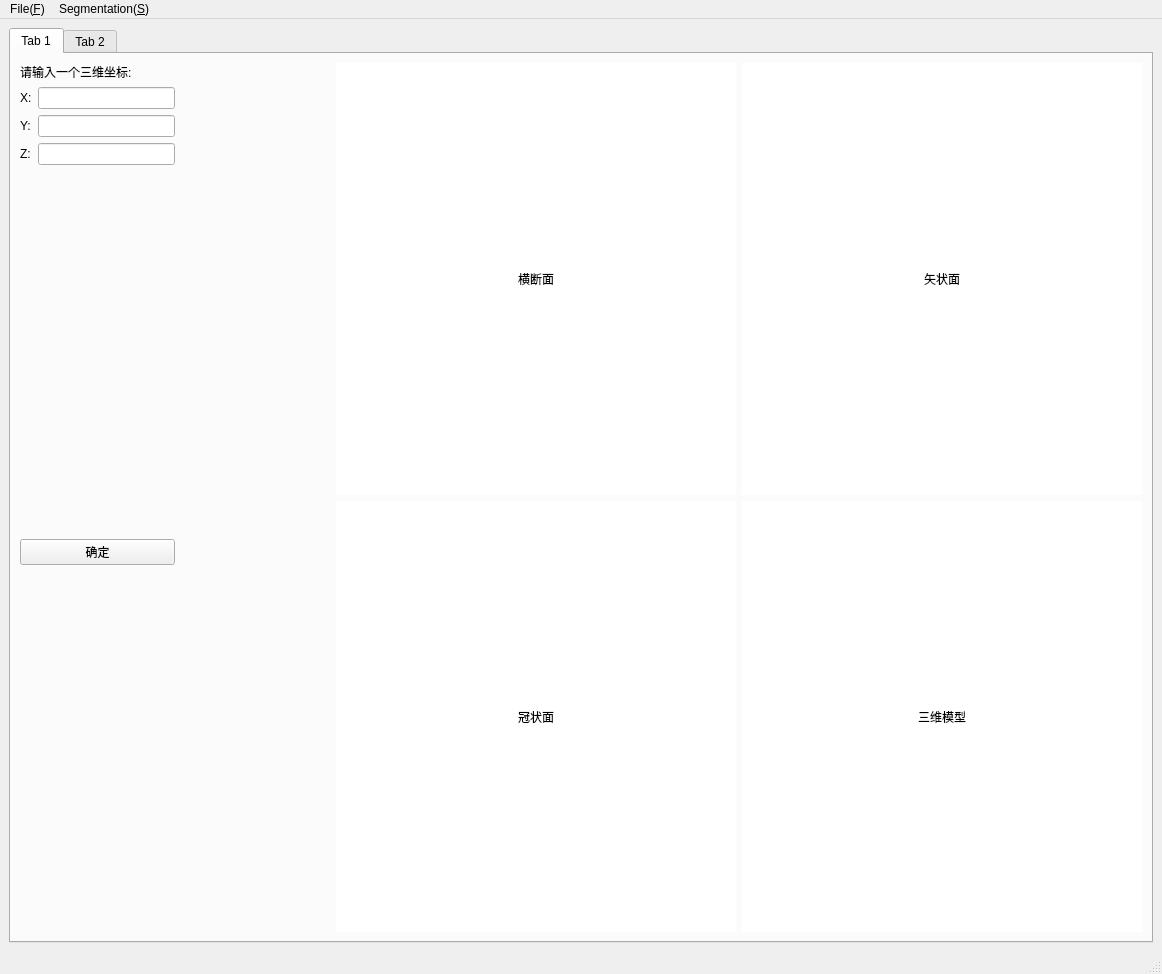
<?xml version="1.0" encoding="UTF-8"?>
<ui version="4.0">
 <class>MainWindow</class>
 <widget class="QMainWindow" name="MainWindow">
  <property name="geometry">
   <rect>
    <x>0</x>
    <y>0</y>
    <width>1162</width>
    <height>974</height>
   </rect>
  </property>
  <property name="windowTitle">
   <string>MainWindow</string>
  </property>
  <widget class="QWidget" name="centralwidget">
   <layout class="QVBoxLayout" name="verticalLayout">
    <item>
     <widget class="QTabWidget" name="viewWidget">
      <property name="currentIndex">
       <number>0</number>
      </property>
      <widget class="QWidget" name="tab">
       <attribute name="title">
        <string>Tab 1</string>
       </attribute>
       <layout class="QGridLayout" name="gridLayout">
        <property name="sizeConstraint">
         <enum>QLayout::SetNoConstraint</enum>
        </property>
        <item row="0" column="0">
         <layout class="QVBoxLayout" name="location_control_Layout">
          <item>
           <layout class="QVBoxLayout" name="location_input_layout">
            <item>
             <widget class="QLabel" name="location_input_notic">
              <property name="text">
               <string>请输入一个三维坐标:</string>
              </property>
             </widget>
            </item>
            <item>
             <layout class="QFormLayout" name="input_edit_layout">
              <item row="0" column="0">
               <widget class="QLabel" name="x_input_notic">
                <property name="text">
                 <string>X:</string>
                </property>
               </widget>
              </item>
              <item row="0" column="1">
               <widget class="QLineEdit" name="x_input_edit"/>
              </item>
              <item row="1" column="0">
               <widget class="QLabel" name="y_input_notic">
                <property name="text">
                 <string>Y:</string>
                </property>
               </widget>
              </item>
              <item row="1" column="1">
               <widget class="QLineEdit" name="y_input_edit"/>
              </item>
              <item row="2" column="0">
               <widget class="QLabel" name="z_input_notic">
                <property name="text">
                 <string>Z:</string>
                </property>
               </widget>
              </item>
              <item row="2" column="1">
               <widget class="QLineEdit" name="z_input_edit"/>
              </item>
             </layout>
            </item>
           </layout>
          </item>
          <item>
           <spacer name="location_spacer_1">
            <property name="orientation">
             <enum>Qt::Vertical</enum>
            </property>
            <property name="sizeHint" stdset="0">
             <size>
              <width>20</width>
              <height>48</height>
             </size>
            </property>
           </spacer>
          </item>
          <item>
           <widget class="QPushButton" name="select_btn">
            <property name="text">
             <string>确定</string>
            </property>
           </widget>
          </item>
          <item>
           <spacer name="location_spacer_2">
            <property name="orientation">
             <enum>Qt::Vertical</enum>
            </property>
            <property name="sizeHint" stdset="0">
             <size>
              <width>20</width>
              <height>168</height>
             </size>
            </property>
           </spacer>
          </item>
         </layout>
        </item>
        <item row="0" column="1">
         <spacer name="horizontalSpacer">
          <property name="orientation">
           <enum>Qt::Horizontal</enum>
          </property>
          <property name="sizeType">
           <enum>QSizePolicy::MinimumExpanding</enum>
          </property>
          <property name="sizeHint" stdset="0">
           <size>
            <width>86</width>
            <height>20</height>
           </size>
          </property>
         </spacer>
        </item>
        <item row="0" column="2">
         <layout class="QGridLayout" name="image_show_Layout">
          <item row="0" column="0">
           <layout class="QGridLayout" name="view_gridLayout">
            <item row="0" column="1">
             <widget class="QLabel" name="sagittal_plane_show">
              <property name="minimumSize">
               <size>
                <width>400</width>
                <height>400</height>
               </size>
              </property>
              <property name="palette">
               <palette>
                <active>
                 <colorrole role="Button">
                  <brush brushstyle="SolidPattern">
                   <color alpha="255">
                    <red>255</red>
                    <green>255</green>
                    <blue>255</blue>
                   </color>
                  </brush>
                 </colorrole>
                 <colorrole role="Base">
                  <brush brushstyle="SolidPattern">
                   <color alpha="255">
                    <red>255</red>
                    <green>255</green>
                    <blue>255</blue>
                   </color>
                  </brush>
                 </colorrole>
                 <colorrole role="Window">
                  <brush brushstyle="SolidPattern">
                   <color alpha="255">
                    <red>255</red>
                    <green>255</green>
                    <blue>255</blue>
                   </color>
                  </brush>
                 </colorrole>
                </active>
                <inactive>
                 <colorrole role="Button">
                  <brush brushstyle="SolidPattern">
                   <color alpha="255">
                    <red>255</red>
                    <green>255</green>
                    <blue>255</blue>
                   </color>
                  </brush>
                 </colorrole>
                 <colorrole role="Base">
                  <brush brushstyle="SolidPattern">
                   <color alpha="255">
                    <red>255</red>
                    <green>255</green>
                    <blue>255</blue>
                   </color>
                  </brush>
                 </colorrole>
                 <colorrole role="Window">
                  <brush brushstyle="SolidPattern">
                   <color alpha="255">
                    <red>255</red>
                    <green>255</green>
                    <blue>255</blue>
                   </color>
                  </brush>
                 </colorrole>
                </inactive>
                <disabled>
                 <colorrole role="Button">
                  <brush brushstyle="SolidPattern">
                   <color alpha="255">
                    <red>255</red>
                    <green>255</green>
                    <blue>255</blue>
                   </color>
                  </brush>
                 </colorrole>
                 <colorrole role="Base">
                  <brush brushstyle="SolidPattern">
                   <color alpha="255">
                    <red>255</red>
                    <green>255</green>
                    <blue>255</blue>
                   </color>
                  </brush>
                 </colorrole>
                 <colorrole role="Window">
                  <brush brushstyle="SolidPattern">
                   <color alpha="255">
                    <red>255</red>
                    <green>255</green>
                    <blue>255</blue>
                   </color>
                  </brush>
                 </colorrole>
                </disabled>
               </palette>
              </property>
              <property name="mouseTracking">
               <bool>false</bool>
              </property>
              <property name="autoFillBackground">
               <bool>false</bool>
              </property>
              <property name="styleSheet">
               <string notr="true">background-color: rgb(255, 255, 255);</string>
              </property>
              <property name="text">
               <string>矢状面</string>
              </property>
              <property name="scaledContents">
               <bool>false</bool>
              </property>
              <property name="alignment">
               <set>Qt::AlignCenter</set>
              </property>
             </widget>
            </item>
            <item row="1" column="0">
             <widget class="QLabel" name="coronal_plane_show">
              <property name="minimumSize">
               <size>
                <width>400</width>
                <height>400</height>
               </size>
              </property>
              <property name="palette">
               <palette>
                <active>
                 <colorrole role="Button">
                  <brush brushstyle="SolidPattern">
                   <color alpha="255">
                    <red>255</red>
                    <green>255</green>
                    <blue>255</blue>
                   </color>
                  </brush>
                 </colorrole>
                 <colorrole role="Base">
                  <brush brushstyle="SolidPattern">
                   <color alpha="255">
                    <red>255</red>
                    <green>255</green>
                    <blue>255</blue>
                   </color>
                  </brush>
                 </colorrole>
                 <colorrole role="Window">
                  <brush brushstyle="SolidPattern">
                   <color alpha="255">
                    <red>255</red>
                    <green>255</green>
                    <blue>255</blue>
                   </color>
                  </brush>
                 </colorrole>
                </active>
                <inactive>
                 <colorrole role="Button">
                  <brush brushstyle="SolidPattern">
                   <color alpha="255">
                    <red>255</red>
                    <green>255</green>
                    <blue>255</blue>
                   </color>
                  </brush>
                 </colorrole>
                 <colorrole role="Base">
                  <brush brushstyle="SolidPattern">
                   <color alpha="255">
                    <red>255</red>
                    <green>255</green>
                    <blue>255</blue>
                   </color>
                  </brush>
                 </colorrole>
                 <colorrole role="Window">
                  <brush brushstyle="SolidPattern">
                   <color alpha="255">
                    <red>255</red>
                    <green>255</green>
                    <blue>255</blue>
                   </color>
                  </brush>
                 </colorrole>
                </inactive>
                <disabled>
                 <colorrole role="Button">
                  <brush brushstyle="SolidPattern">
                   <color alpha="255">
                    <red>255</red>
                    <green>255</green>
                    <blue>255</blue>
                   </color>
                  </brush>
                 </colorrole>
                 <colorrole role="Base">
                  <brush brushstyle="SolidPattern">
                   <color alpha="255">
                    <red>255</red>
                    <green>255</green>
                    <blue>255</blue>
                   </color>
                  </brush>
                 </colorrole>
                 <colorrole role="Window">
                  <brush brushstyle="SolidPattern">
                   <color alpha="255">
                    <red>255</red>
                    <green>255</green>
                    <blue>255</blue>
                   </color>
                  </brush>
                 </colorrole>
                </disabled>
               </palette>
              </property>
              <property name="mouseTracking">
               <bool>false</bool>
              </property>
              <property name="autoFillBackground">
               <bool>false</bool>
              </property>
              <property name="styleSheet">
               <string notr="true">background-color: rgb(255, 255, 255);</string>
              </property>
              <property name="text">
               <string>冠状面</string>
              </property>
              <property name="scaledContents">
               <bool>false</bool>
              </property>
              <property name="alignment">
               <set>Qt::AlignCenter</set>
              </property>
             </widget>
            </item>
            <item row="1" column="1">
             <widget class="QLabel" name="show_3d">
              <property name="minimumSize">
               <size>
                <width>400</width>
                <height>400</height>
               </size>
              </property>
              <property name="palette">
               <palette>
                <active>
                 <colorrole role="Button">
                  <brush brushstyle="SolidPattern">
                   <color alpha="255">
                    <red>255</red>
                    <green>255</green>
                    <blue>255</blue>
                   </color>
                  </brush>
                 </colorrole>
                 <colorrole role="Base">
                  <brush brushstyle="SolidPattern">
                   <color alpha="255">
                    <red>255</red>
                    <green>255</green>
                    <blue>255</blue>
                   </color>
                  </brush>
                 </colorrole>
                 <colorrole role="Window">
                  <brush brushstyle="SolidPattern">
                   <color alpha="255">
                    <red>255</red>
                    <green>255</green>
                    <blue>255</blue>
                   </color>
                  </brush>
                 </colorrole>
                </active>
                <inactive>
                 <colorrole role="Button">
                  <brush brushstyle="SolidPattern">
                   <color alpha="255">
                    <red>255</red>
                    <green>255</green>
                    <blue>255</blue>
                   </color>
                  </brush>
                 </colorrole>
                 <colorrole role="Base">
                  <brush brushstyle="SolidPattern">
                   <color alpha="255">
                    <red>255</red>
                    <green>255</green>
                    <blue>255</blue>
                   </color>
                  </brush>
                 </colorrole>
                 <colorrole role="Window">
                  <brush brushstyle="SolidPattern">
                   <color alpha="255">
                    <red>255</red>
                    <green>255</green>
                    <blue>255</blue>
                   </color>
                  </brush>
                 </colorrole>
                </inactive>
                <disabled>
                 <colorrole role="Button">
                  <brush brushstyle="SolidPattern">
                   <color alpha="255">
                    <red>255</red>
                    <green>255</green>
                    <blue>255</blue>
                   </color>
                  </brush>
                 </colorrole>
                 <colorrole role="Base">
                  <brush brushstyle="SolidPattern">
                   <color alpha="255">
                    <red>255</red>
                    <green>255</green>
                    <blue>255</blue>
                   </color>
                  </brush>
                 </colorrole>
                 <colorrole role="Window">
                  <brush brushstyle="SolidPattern">
                   <color alpha="255">
                    <red>255</red>
                    <green>255</green>
                    <blue>255</blue>
                   </color>
                  </brush>
                 </colorrole>
                </disabled>
               </palette>
              </property>
              <property name="mouseTracking">
               <bool>false</bool>
              </property>
              <property name="autoFillBackground">
               <bool>false</bool>
              </property>
              <property name="styleSheet">
               <string notr="true">background-color: rgb(255, 255, 255);</string>
              </property>
              <property name="text">
               <string>三维模型</string>
              </property>
              <property name="scaledContents">
               <bool>false</bool>
              </property>
              <property name="alignment">
               <set>Qt::AlignCenter</set>
              </property>
             </widget>
            </item>
            <item row="0" column="0">
             <widget class="QLabel" name="transverse_plane_show">
              <property name="minimumSize">
               <size>
                <width>400</width>
                <height>400</height>
               </size>
              </property>
              <property name="palette">
               <palette>
                <active>
                 <colorrole role="Button">
                  <brush brushstyle="SolidPattern">
                   <color alpha="255">
                    <red>255</red>
                    <green>255</green>
                    <blue>255</blue>
                   </color>
                  </brush>
                 </colorrole>
                 <colorrole role="Base">
                  <brush brushstyle="SolidPattern">
                   <color alpha="255">
                    <red>255</red>
                    <green>255</green>
                    <blue>255</blue>
                   </color>
                  </brush>
                 </colorrole>
                 <colorrole role="Window">
                  <brush brushstyle="SolidPattern">
                   <color alpha="255">
                    <red>255</red>
                    <green>255</green>
                    <blue>255</blue>
                   </color>
                  </brush>
                 </colorrole>
                </active>
                <inactive>
                 <colorrole role="Button">
                  <brush brushstyle="SolidPattern">
                   <color alpha="255">
                    <red>255</red>
                    <green>255</green>
                    <blue>255</blue>
                   </color>
                  </brush>
                 </colorrole>
                 <colorrole role="Base">
                  <brush brushstyle="SolidPattern">
                   <color alpha="255">
                    <red>255</red>
                    <green>255</green>
                    <blue>255</blue>
                   </color>
                  </brush>
                 </colorrole>
                 <colorrole role="Window">
                  <brush brushstyle="SolidPattern">
                   <color alpha="255">
                    <red>255</red>
                    <green>255</green>
                    <blue>255</blue>
                   </color>
                  </brush>
                 </colorrole>
                </inactive>
                <disabled>
                 <colorrole role="Button">
                  <brush brushstyle="SolidPattern">
                   <color alpha="255">
                    <red>255</red>
                    <green>255</green>
                    <blue>255</blue>
                   </color>
                  </brush>
                 </colorrole>
                 <colorrole role="Base">
                  <brush brushstyle="SolidPattern">
                   <color alpha="255">
                    <red>255</red>
                    <green>255</green>
                    <blue>255</blue>
                   </color>
                  </brush>
                 </colorrole>
                 <colorrole role="Window">
                  <brush brushstyle="SolidPattern">
                   <color alpha="255">
                    <red>255</red>
                    <green>255</green>
                    <blue>255</blue>
                   </color>
                  </brush>
                 </colorrole>
                </disabled>
               </palette>
              </property>
              <property name="mouseTracking">
               <bool>false</bool>
              </property>
              <property name="autoFillBackground">
               <bool>false</bool>
              </property>
              <property name="styleSheet">
               <string notr="true">background-color: rgb(255, 255, 255);</string>
              </property>
              <property name="text">
               <string>横断面</string>
              </property>
              <property name="scaledContents">
               <bool>false</bool>
              </property>
              <property name="alignment">
               <set>Qt::AlignCenter</set>
              </property>
             </widget>
            </item>
           </layout>
          </item>
         </layout>
        </item>
       </layout>
      </widget>
      <widget class="QWidget" name="tab_2">
       <attribute name="title">
        <string>Tab 2</string>
       </attribute>
       <layout class="QFormLayout" name="formLayout_3">
        <item row="0" column="0">
         <layout class="QVBoxLayout" name="location_control_Layout_3">
          <item>
           <layout class="QVBoxLayout" name="location_input_layout_3">
            <property name="leftMargin">
             <number>0</number>
            </property>
            <item>
             <widget class="QLabel" name="location_input_notic_3">
              <property name="text">
               <string>请输入一个三维坐标:</string>
              </property>
             </widget>
            </item>
            <item>
             <layout class="QFormLayout" name="input_edit_layout_3">
              <item row="0" column="0">
               <widget class="QLabel" name="x_input_notic_3">
                <property name="text">
                 <string>X:</string>
                </property>
               </widget>
              </item>
              <item row="0" column="1">
               <widget class="QLineEdit" name="x_input_edit_3"/>
              </item>
              <item row="1" column="0">
               <widget class="QLabel" name="y_input_notic_3">
                <property name="text">
                 <string>Y:</string>
                </property>
               </widget>
              </item>
              <item row="1" column="1">
               <widget class="QLineEdit" name="y_input_edit_3"/>
              </item>
              <item row="2" column="0">
               <widget class="QLabel" name="z_input_notic_3">
                <property name="text">
                 <string>Z:</string>
                </property>
               </widget>
              </item>
              <item row="2" column="1">
               <widget class="QLineEdit" name="z_input_edit_3"/>
              </item>
             </layout>
            </item>
           </layout>
          </item>
          <item>
           <spacer name="verticalSpacer_5">
            <property name="orientation">
             <enum>Qt::Vertical</enum>
            </property>
            <property name="sizeHint" stdset="0">
             <size>
              <width>20</width>
              <height>48</height>
             </size>
            </property>
           </spacer>
          </item>
          <item>
           <widget class="QPushButton" name="select_btn_3">
            <property name="text">
             <string>确定</string>
            </property>
           </widget>
          </item>
          <item>
           <spacer name="verticalSpacer_6">
            <property name="orientation">
             <enum>Qt::Vertical</enum>
            </property>
            <property name="sizeHint" stdset="0">
             <size>
              <width>20</width>
              <height>168</height>
             </size>
            </property>
           </spacer>
          </item>
         </layout>
        </item>
        <item row="0" column="1">
         <layout class="QGridLayout" name="gridLayout_3">
          <item row="0" column="0">
           <layout class="QGridLayout" name="view_gridLayout_3">
            <item row="1" column="1">
             <widget class="QLabel" name="show_3d_3">
              <property name="palette">
               <palette>
                <active>
                 <colorrole role="Button">
                  <brush brushstyle="SolidPattern">
                   <color alpha="255">
                    <red>255</red>
                    <green>255</green>
                    <blue>255</blue>
                   </color>
                  </brush>
                 </colorrole>
                 <colorrole role="Base">
                  <brush brushstyle="SolidPattern">
                   <color alpha="255">
                    <red>255</red>
                    <green>255</green>
                    <blue>255</blue>
                   </color>
                  </brush>
                 </colorrole>
                 <colorrole role="Window">
                  <brush brushstyle="SolidPattern">
                   <color alpha="255">
                    <red>255</red>
                    <green>255</green>
                    <blue>255</blue>
                   </color>
                  </brush>
                 </colorrole>
                </active>
                <inactive>
                 <colorrole role="Button">
                  <brush brushstyle="SolidPattern">
                   <color alpha="255">
                    <red>255</red>
                    <green>255</green>
                    <blue>255</blue>
                   </color>
                  </brush>
                 </colorrole>
                 <colorrole role="Base">
                  <brush brushstyle="SolidPattern">
                   <color alpha="255">
                    <red>255</red>
                    <green>255</green>
                    <blue>255</blue>
                   </color>
                  </brush>
                 </colorrole>
                 <colorrole role="Window">
                  <brush brushstyle="SolidPattern">
                   <color alpha="255">
                    <red>255</red>
                    <green>255</green>
                    <blue>255</blue>
                   </color>
                  </brush>
                 </colorrole>
                </inactive>
                <disabled>
                 <colorrole role="Button">
                  <brush brushstyle="SolidPattern">
                   <color alpha="255">
                    <red>255</red>
                    <green>255</green>
                    <blue>255</blue>
                   </color>
                  </brush>
                 </colorrole>
                 <colorrole role="Base">
                  <brush brushstyle="SolidPattern">
                   <color alpha="255">
                    <red>255</red>
                    <green>255</green>
                    <blue>255</blue>
                   </color>
                  </brush>
                 </colorrole>
                 <colorrole role="Window">
                  <brush brushstyle="SolidPattern">
                   <color alpha="255">
                    <red>255</red>
                    <green>255</green>
                    <blue>255</blue>
                   </color>
                  </brush>
                 </colorrole>
                </disabled>
               </palette>
              </property>
              <property name="mouseTracking">
               <bool>false</bool>
              </property>
              <property name="autoFillBackground">
               <bool>false</bool>
              </property>
              <property name="styleSheet">
               <string notr="true">background-color: rgb(255, 255, 255);</string>
              </property>
              <property name="text">
               <string>三维模型</string>
              </property>
              <property name="scaledContents">
               <bool>false</bool>
              </property>
              <property name="alignment">
               <set>Qt::AlignCenter</set>
              </property>
             </widget>
            </item>
            <item row="0" column="1">
             <widget class="QLabel" name="sagittal_plane_show_3">
              <property name="palette">
               <palette>
                <active>
                 <colorrole role="Button">
                  <brush brushstyle="SolidPattern">
                   <color alpha="255">
                    <red>255</red>
                    <green>255</green>
                    <blue>255</blue>
                   </color>
                  </brush>
                 </colorrole>
                 <colorrole role="Base">
                  <brush brushstyle="SolidPattern">
                   <color alpha="255">
                    <red>255</red>
                    <green>255</green>
                    <blue>255</blue>
                   </color>
                  </brush>
                 </colorrole>
                 <colorrole role="Window">
                  <brush brushstyle="SolidPattern">
                   <color alpha="255">
                    <red>255</red>
                    <green>255</green>
                    <blue>255</blue>
                   </color>
                  </brush>
                 </colorrole>
                </active>
                <inactive>
                 <colorrole role="Button">
                  <brush brushstyle="SolidPattern">
                   <color alpha="255">
                    <red>255</red>
                    <green>255</green>
                    <blue>255</blue>
                   </color>
                  </brush>
                 </colorrole>
                 <colorrole role="Base">
                  <brush brushstyle="SolidPattern">
                   <color alpha="255">
                    <red>255</red>
                    <green>255</green>
                    <blue>255</blue>
                   </color>
                  </brush>
                 </colorrole>
                 <colorrole role="Window">
                  <brush brushstyle="SolidPattern">
                   <color alpha="255">
                    <red>255</red>
                    <green>255</green>
                    <blue>255</blue>
                   </color>
                  </brush>
                 </colorrole>
                </inactive>
                <disabled>
                 <colorrole role="Button">
                  <brush brushstyle="SolidPattern">
                   <color alpha="255">
                    <red>255</red>
                    <green>255</green>
                    <blue>255</blue>
                   </color>
                  </brush>
                 </colorrole>
                 <colorrole role="Base">
                  <brush brushstyle="SolidPattern">
                   <color alpha="255">
                    <red>255</red>
                    <green>255</green>
                    <blue>255</blue>
                   </color>
                  </brush>
                 </colorrole>
                 <colorrole role="Window">
                  <brush brushstyle="SolidPattern">
                   <color alpha="255">
                    <red>255</red>
                    <green>255</green>
                    <blue>255</blue>
                   </color>
                  </brush>
                 </colorrole>
                </disabled>
               </palette>
              </property>
              <property name="mouseTracking">
               <bool>false</bool>
              </property>
              <property name="autoFillBackground">
               <bool>false</bool>
              </property>
              <property name="styleSheet">
               <string notr="true">background-color: rgb(255, 255, 255);</string>
              </property>
              <property name="text">
               <string>矢状面</string>
              </property>
              <property name="scaledContents">
               <bool>false</bool>
              </property>
              <property name="alignment">
               <set>Qt::AlignCenter</set>
              </property>
             </widget>
            </item>
            <item row="0" column="0">
             <widget class="QLabel" name="transverse_plane_show_3">
              <property name="palette">
               <palette>
                <active>
                 <colorrole role="Button">
                  <brush brushstyle="SolidPattern">
                   <color alpha="255">
                    <red>255</red>
                    <green>255</green>
                    <blue>255</blue>
                   </color>
                  </brush>
                 </colorrole>
                 <colorrole role="Base">
                  <brush brushstyle="SolidPattern">
                   <color alpha="255">
                    <red>255</red>
                    <green>255</green>
                    <blue>255</blue>
                   </color>
                  </brush>
                 </colorrole>
                 <colorrole role="Window">
                  <brush brushstyle="SolidPattern">
                   <color alpha="255">
                    <red>255</red>
                    <green>255</green>
                    <blue>255</blue>
                   </color>
                  </brush>
                 </colorrole>
                </active>
                <inactive>
                 <colorrole role="Button">
                  <brush brushstyle="SolidPattern">
                   <color alpha="255">
                    <red>255</red>
                    <green>255</green>
                    <blue>255</blue>
                   </color>
                  </brush>
                 </colorrole>
                 <colorrole role="Base">
                  <brush brushstyle="SolidPattern">
                   <color alpha="255">
                    <red>255</red>
                    <green>255</green>
                    <blue>255</blue>
                   </color>
                  </brush>
                 </colorrole>
                 <colorrole role="Window">
                  <brush brushstyle="SolidPattern">
                   <color alpha="255">
                    <red>255</red>
                    <green>255</green>
                    <blue>255</blue>
                   </color>
                  </brush>
                 </colorrole>
                </inactive>
                <disabled>
                 <colorrole role="Button">
                  <brush brushstyle="SolidPattern">
                   <color alpha="255">
                    <red>255</red>
                    <green>255</green>
                    <blue>255</blue>
                   </color>
                  </brush>
                 </colorrole>
                 <colorrole role="Base">
                  <brush brushstyle="SolidPattern">
                   <color alpha="255">
                    <red>255</red>
                    <green>255</green>
                    <blue>255</blue>
                   </color>
                  </brush>
                 </colorrole>
                 <colorrole role="Window">
                  <brush brushstyle="SolidPattern">
                   <color alpha="255">
                    <red>255</red>
                    <green>255</green>
                    <blue>255</blue>
                   </color>
                  </brush>
                 </colorrole>
                </disabled>
               </palette>
              </property>
              <property name="mouseTracking">
               <bool>false</bool>
              </property>
              <property name="autoFillBackground">
               <bool>false</bool>
              </property>
              <property name="styleSheet">
               <string notr="true">background-color: rgb(255, 255, 255);</string>
              </property>
              <property name="text">
               <string>横断面</string>
              </property>
              <property name="scaledContents">
               <bool>false</bool>
              </property>
              <property name="alignment">
               <set>Qt::AlignCenter</set>
              </property>
             </widget>
            </item>
            <item row="1" column="0">
             <widget class="QLabel" name="coronal_plane_show_3">
              <property name="palette">
               <palette>
                <active>
                 <colorrole role="Button">
                  <brush brushstyle="SolidPattern">
                   <color alpha="255">
                    <red>255</red>
                    <green>255</green>
                    <blue>255</blue>
                   </color>
                  </brush>
                 </colorrole>
                 <colorrole role="Base">
                  <brush brushstyle="SolidPattern">
                   <color alpha="255">
                    <red>255</red>
                    <green>255</green>
                    <blue>255</blue>
                   </color>
                  </brush>
                 </colorrole>
                 <colorrole role="Window">
                  <brush brushstyle="SolidPattern">
                   <color alpha="255">
                    <red>255</red>
                    <green>255</green>
                    <blue>255</blue>
                   </color>
                  </brush>
                 </colorrole>
                </active>
                <inactive>
                 <colorrole role="Button">
                  <brush brushstyle="SolidPattern">
                   <color alpha="255">
                    <red>255</red>
                    <green>255</green>
                    <blue>255</blue>
                   </color>
                  </brush>
                 </colorrole>
                 <colorrole role="Base">
                  <brush brushstyle="SolidPattern">
                   <color alpha="255">
                    <red>255</red>
                    <green>255</green>
                    <blue>255</blue>
                   </color>
                  </brush>
                 </colorrole>
                 <colorrole role="Window">
                  <brush brushstyle="SolidPattern">
                   <color alpha="255">
                    <red>255</red>
                    <green>255</green>
                    <blue>255</blue>
                   </color>
                  </brush>
                 </colorrole>
                </inactive>
                <disabled>
                 <colorrole role="Button">
                  <brush brushstyle="SolidPattern">
                   <color alpha="255">
                    <red>255</red>
                    <green>255</green>
                    <blue>255</blue>
                   </color>
                  </brush>
                 </colorrole>
                 <colorrole role="Base">
                  <brush brushstyle="SolidPattern">
                   <color alpha="255">
                    <red>255</red>
                    <green>255</green>
                    <blue>255</blue>
                   </color>
                  </brush>
                 </colorrole>
                 <colorrole role="Window">
                  <brush brushstyle="SolidPattern">
                   <color alpha="255">
                    <red>255</red>
                    <green>255</green>
                    <blue>255</blue>
                   </color>
                  </brush>
                 </colorrole>
                </disabled>
               </palette>
              </property>
              <property name="mouseTracking">
               <bool>false</bool>
              </property>
              <property name="autoFillBackground">
               <bool>false</bool>
              </property>
              <property name="styleSheet">
               <string notr="true">background-color: rgb(255, 255, 255);</string>
              </property>
              <property name="text">
               <string>冠状面</string>
              </property>
              <property name="scaledContents">
               <bool>false</bool>
              </property>
              <property name="alignment">
               <set>Qt::AlignCenter</set>
              </property>
             </widget>
            </item>
           </layout>
          </item>
         </layout>
        </item>
       </layout>
      </widget>
     </widget>
    </item>
   </layout>
  </widget>
  <widget class="QMenuBar" name="menubar">
   <property name="geometry">
    <rect>
     <x>0</x>
     <y>0</y>
     <width>1162</width>
     <height>26</height>
    </rect>
   </property>
   <widget class="QMenu" name="menuFile_F">
    <property name="title">
     <string>File(&amp;F)</string>
    </property>
    <addaction name="actionOpen_Main_Image"/>
    <addaction name="actionAdd_New_Tab"/>
   </widget>
   <widget class="QMenu" name="menuSegmentation_S">
    <property name="title">
     <string>Segmentation(&amp;S)</string>
    </property>
   </widget>
   <addaction name="menuFile_F"/>
   <addaction name="menuSegmentation_S"/>
  </widget>
  <widget class="QStatusBar" name="statusbar"/>
  <action name="actionOpen_Main_Image">
   <property name="text">
    <string>Open Main Image</string>
   </property>
  </action>
  <action name="actionAdd_New_Tab">
   <property name="text">
    <string>Add New Tab</string>
   </property>
  </action>
 </widget>
 <resources/>
 <connections/>
</ui>
